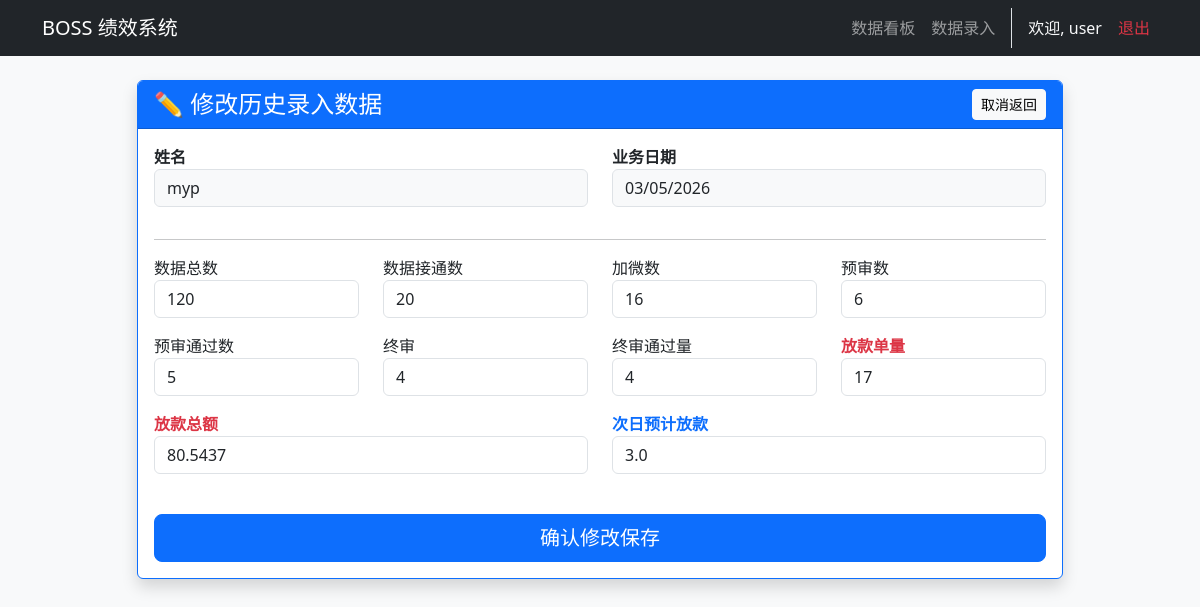
Before: /edit_log/1 (signed in) with the older database file.
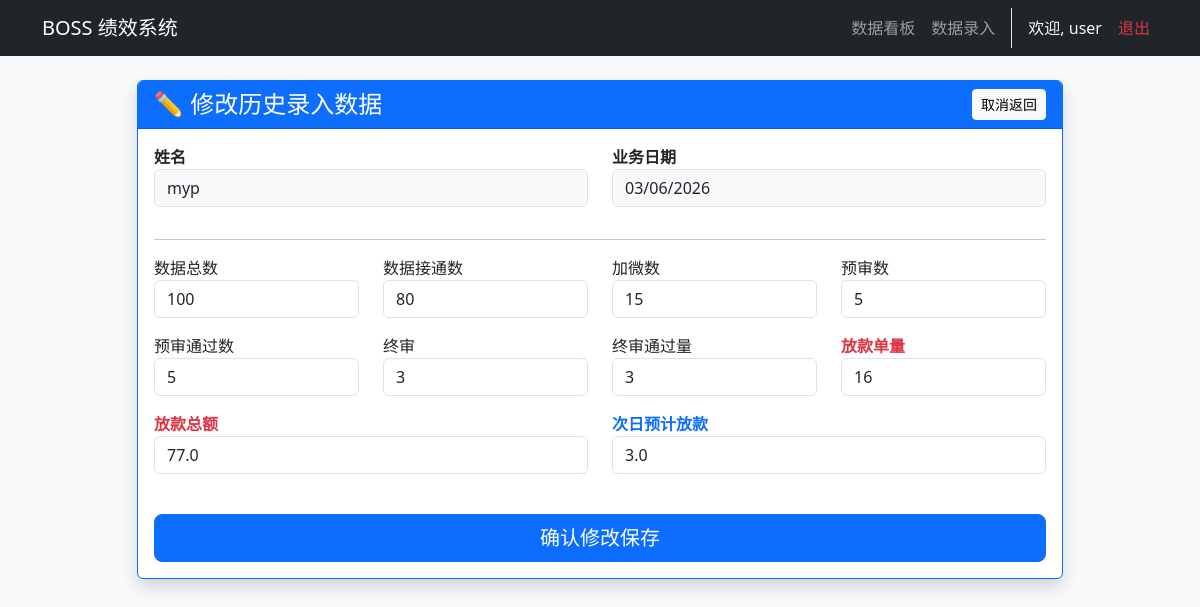
After: the same page with the newer database file.
### app.py (models this page shows)
class DailyLog(db.Model):
    id = db.Column(db.Integer, primary_key=True)
    date = db.Column(db.String(20), index=True)
    name = db.Column(db.String(50), index=True)
    total_data_count = db.Column(db.Integer, default=0)
    connected = db.Column(db.Integer, default=0)
    added_wechat = db.Column(db.Integer, default=0)
    pre_audit = db.Column(db.Integer, default=0)
    pre_pass = db.Column(db.Integer, default=0)
    final_audit = db.Column(db.Integer, default=0)
    final_pass = db.Column(db.Integer, default=0)
    loan_orders = db.Column(db.Integer, default=0)
    loan_amount = db.Column(Numeric(precision=18, scale=8), default=0.0)
    next_day_est = db.Column(Numeric(precision=18, scale=8), default=0.0)
    timestamp = db.Column(db.DateTime, default=datetime.datetime.now, index=True)

### app.py (the view, shortened to what this page needs)
@app.route('/edit_log/<int:log_id>', methods=['GET', 'POST'])
@login_required
def edit_log(log_id):
    log = DailyLog.query.get_or_404(log_id)
    return render_template('edit_log.html', log=log)

### app.py (called while the page is built)
def login_required(f):
    @wraps(f)
    def decorated_function(*args, **kwargs):
        if 'user_id' not in session:
            return redirect(url_for('login'))
        return f(*args, **kwargs)
    return decorated_function

### templates/edit_log.html
{% extends "layout.html" %}
{% block content %}
<div class="row justify-content-center">
    <div class="col-md-10">
        <div class="card shadow border-primary mb-4">
            <div class="card-header bg-primary text-white d-flex justify-content-between align-items-center">
                <h4 class="mb-0">✏️ 修改历史录入数据</h4>
                <button type="button" class="btn btn-sm btn-light" onclick="history.back()">取消返回</button>
            </div>
            <div class="card-body">
                <form method="POST">
                    <div class="row">
                        <div class="col-md-6 mb-3"><label class="fw-bold">姓名</label><input type="text" class="form-control bg-light" value="{{ log.name }}" readonly></div>
                        <div class="col-md-6 mb-3"><label class="fw-bold">业务日期</label><input type="date" class="form-control bg-light" value="{{ log.date }}" readonly></div>
                    </div>
                    <hr>
                    <div class="row">
                        <div class="col-md-3 mb-3"><label>数据总数</label><input type="number" name="total_data_count" class="form-control" value="{{ log.total_data_count }}" min="0"></div>
                        <div class="col-md-3 mb-3"><label>数据接通数</label><input type="number" name="connected" class="form-control" value="{{ log.connected }}" min="0"></div>
                        <div class="col-md-3 mb-3"><label>加微数</label><input type="number" name="added" class="form-control" value="{{ log.added_wechat }}" min="0"></div>
                        <div class="col-md-3 mb-3"><label>预审数</label><input type="number" name="pre" class="form-control" value="{{ log.pre_audit }}" min="0"></div>
                        <div class="col-md-3 mb-3"><label>预审通过数</label><input type="number" name="pre_pass" class="form-control" value="{{ log.pre_pass }}" min="0"></div>
                        <div class="col-md-3 mb-3"><label>终审</label><input type="number" name="final" class="form-control" value="{{ log.final_audit }}" min="0"></div>
                        <div class="col-md-3 mb-3"><label>终审通过量</label><input type="number" name="final_pass" class="form-control" value="{{ log.final_pass }}" min="0"></div>
                        <div class="col-md-3 mb-3"><label class="text-danger fw-bold">放款单量</label><input type="number" name="orders" class="form-control" value="{{ log.loan_orders }}" min="0"></div>
                        <div class="col-md-6 mb-3">
                            <label class="text-danger fw-bold">放款总额</label>
                            <input type="number" step="0.00000001" name="amount" class="form-control" value="{{ log.loan_amount|float }}">
                        </div>
                        <div class="col-md-6 mb-3">
                            <label class="text-primary fw-bold">次日预计放款</label>
                            <input type="number" step="0.00000001" name="next_est" class="form-control" value="{{ log.next_day_est|float }}">
                        </div>
                    </div>
                    <div class="d-grid mt-4">
                        <button type="submit" class="btn btn-primary btn-lg">确认修改保存</button>
                    </div>
                </form>
            </div>
        </div>
    </div>
</div>
{% endblock %}

Changed rows visible on the page:
changed DailyLog "myp": date "03/05/2026" → "03/06/2026"; total_data_count "120" → "100"; connected "20" → "80"; added "16" → "15"; pre "6" → "5"; final "4" → "3"; final_pass "4" → "3"; orders "17" → "16"; amount "80.5437" → "77.0"
